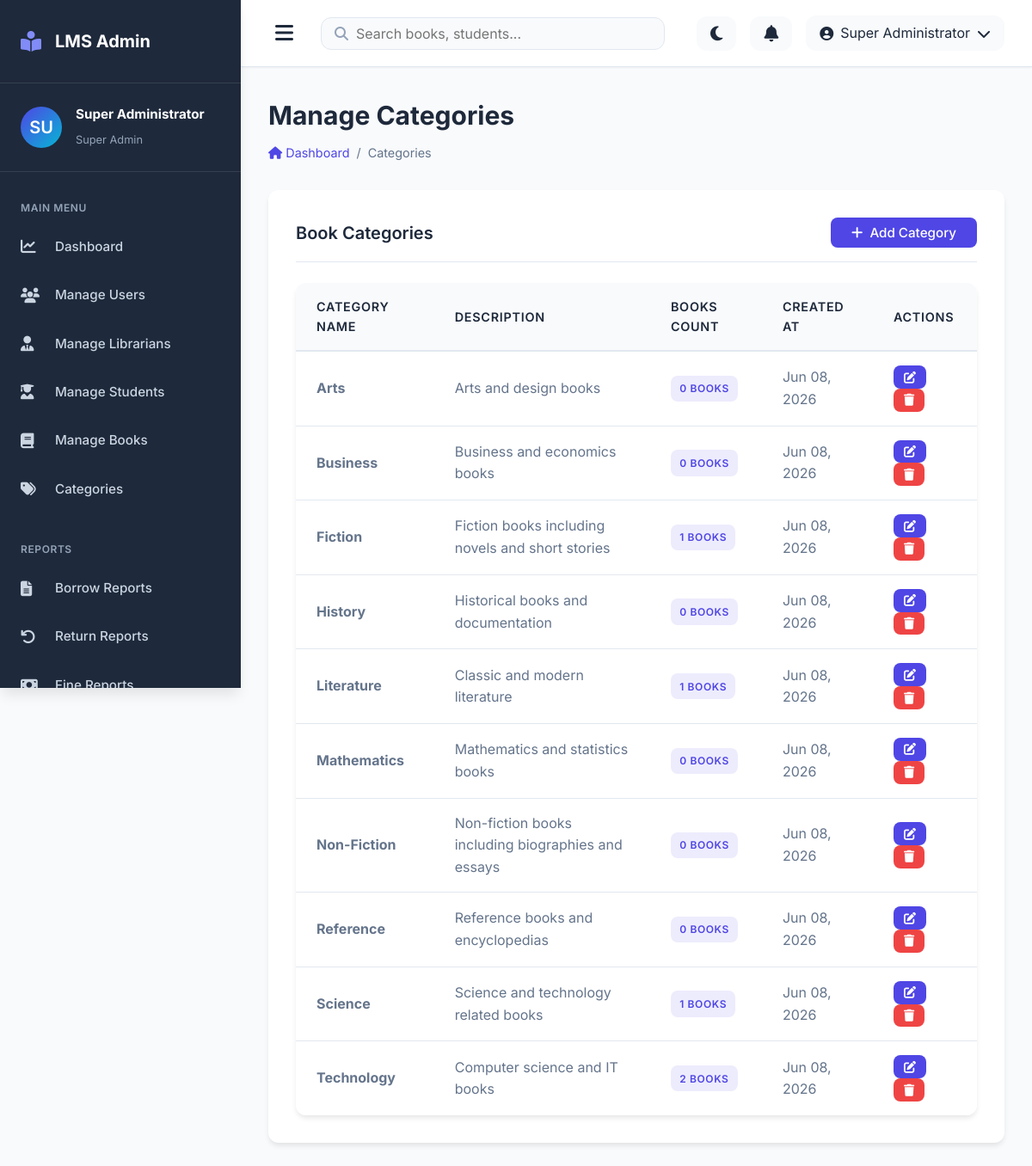
Screenshot of /admin/categories.php (signed in) with the database file from the repository.
### tables this page shows
CREATE TABLE categories (
    id INT PRIMARY KEY AUTO_INCREMENT,
    category_name VARCHAR(100) NOT NULL UNIQUE,
    description TEXT,
    created_at TIMESTAMP DEFAULT CURRENT_TIMESTAMP,
    updated_at TIMESTAMP DEFAULT CURRENT_TIMESTAMP ON UPDATE CURRENT_TIMESTAMP
);

### config/config.php (called while the page is built, shortened)
<?php
function formatDate($date, $format = 'Y-m-d') {
    return date($format, strtotime($date));
}

### admin/categories.php (the view, shortened to what this page needs)
<?php
require_once '../config/config.php';
try {
    $db = getDB();
    $stmt = $db->query("
        SELECT c.*, COUNT(b.id) as book_count
        FROM categories c
        LEFT JOIN books b ON c.id = b.category_id
        GROUP BY c.id
        ORDER BY c.category_name
    ");
    $categories = $stmt->fetchAll();
} catch (PDOException $e) {
    error_log("Fetch categories error: " . $e->getMessage());
    $categories = [];
}
include '../includes/header.php';
include '../includes/sidebar_admin.php';
?>
<div class="main-content">
    <?php include '../includes/navbar.php'; ?>
    <div class="content">
        <div class="page-header">
            <h1 class="page-title">Manage Categories</h1>
            <div class="breadcrumb">
                <a href="<?php echo SITE_URL; ?>/admin/dashboard.php">
                    <i class="fas fa-home"></i> Dashboard
                </a>
                <span>/</span>
                <span>Categories</span>
            </div>
        </div>
        <div class="card">
            <div class="card-header">
                <h3 class="card-title">Book Categories</h3>
                <button class="btn btn-primary" onclick="openModal('addCategoryModal')">
                    <i class="fas fa-plus"></i> Add Category
                </button>
            </div>
            <div class="card-body">
                <?php if (empty($categories)): ?>
                <div class="empty-state">
                    <i class="fas fa-tags"></i>
                    <h3>No Categories Found</h3>
                    <p>Start by adding your first category.</p>
                </div>
                <?php else: ?>
                <div class="table-container">
                    <table class="table">
                        <thead>
                            <tr>
                                <th>Category Name</th>
                                <th>Description</th>
                                <th>Books Count</th>
                                <th>Created At</th>
                                <th>Actions</th>
                            </tr>
                        </thead>
                        <tbody>
                            <?php foreach ($categories as $category): ?>
                            <tr>
                                <td><strong><?php echo htmlspecialchars($category['category_name']); ?></strong></td>
                                <td><?php echo htmlspecialchars($category['description']); ?></td>
                                <td><span class="badge badge-primary"><?php echo $category['book_count']; ?> books</span></td>
                                <td><?php echo formatDate($category['created_at'], 'M d, Y'); ?></td>
                                <td>
                                    <button class="btn btn-sm btn-primary" onclick='editCategory(<?php echo json_encode($category); ?>)'>
                                        <i class="fas fa-edit"></i>
                                    </button>
                                    <button class="btn btn-sm btn-danger" onclick="deleteCategory(<?php echo $category['id']; ?>, '<?php echo htmlspecialchars($category['category_name']); ?>')">
                                        <i class="fas fa-trash"></i>
                                    </button>
                                </td>
                            </tr>
                            <?php endforeach; ?>
                        </tbody>
                    </table>
                </div>
                <?php endif; ?>
            </div>
        </div>
    </div>
</div>
<?php include '../includes/footer.php'; ?>

### assets/css/style.css (style rules this page uses)
:root { --primary-color: #4f46e5; --primary-dark: #4338ca; --primary-light: #818cf8; --secondary-color: #06b6d4; --success-color: #10b981; --danger-color: #ef4444; --warning-color: #f59e0b; --info-color: #3b82f6; --bg-color: #f8fafc; --surface-color: #ffffff; --text-primary: #1e293b; --text-secondary: #64748b; --text-muted: #94a3b8; --border-color: #e2e8f0; --sidebar-bg: #1e293b; --sidebar-text: #cbd5e1; --sidebar-hover: #334155; --sidebar-active: #4f46e5; --shadow-sm: 0 1px 2px 0 rgba(0, 0, 0, 0.05); --shadow-md: 0 4px 6px -1px rgba(0, 0, 0, 0.1); --shadow-lg: 0 10px 15px -3px rgba(0, 0, 0, 0.1); --shadow-xl: 0 20px 25px -5px rgba(0, 0, 0, 0.1); --spacing-xs: 0.25rem; --spacing-sm: 0.5rem; --spacing-md: 1rem; --spacing-lg: 1.5rem; --spacing-xl: 2rem; --spacing-2xl: 3rem; --radius-sm: 0.25rem; --radius-md: 0.5rem; --radius-lg: 0.75rem; --radius-xl: 1rem; --transition-fast: 150ms ease-in-out; --transition-normal: 300ms ease-in-out; --transition-slow: 500ms ease-in-out; }
* { margin: 0; padding: 0; box-sizing: border-box; }
html { font-size: 16px; scroll-behavior: smooth; }
body { font-family: 'Inter', 'Segoe UI', Tahoma, Geneva, Verdana, sans-serif; background-color: var(--bg-color); color: var(--text-primary); line-height: 1.6; transition: background-color var(--transition-normal); overflow-x: hidden; }
a { text-decoration: none; color: inherit; transition: color var(--transition-fast); }
button { cursor: pointer; border: none; outline: none; font-family: inherit; }
.main-content { flex: 1; margin-left: 280px; transition: margin-left var(--transition-normal); }
.content { padding: var(--spacing-xl); }
.page-header { margin-bottom: var(--spacing-xl); }
.page-title { font-size: 1.875rem; font-weight: 700; color: var(--text-primary); margin-bottom: var(--spacing-sm); }
.breadcrumb { display: flex; align-items: center; gap: var(--spacing-sm); color: var(--text-secondary); font-size: 0.9rem; }
.breadcrumb a { color: var(--primary-color); }
.card { background-color: var(--surface-color); border-radius: var(--radius-lg); box-shadow: var(--shadow-md); padding: var(--spacing-xl); margin-bottom: var(--spacing-lg); transition: all var(--transition-fast); }
.card-header { display: flex; align-items: center; justify-content: space-between; margin-bottom: var(--spacing-lg); padding-bottom: var(--spacing-md); border-bottom: 1px solid var(--border-color); }
.card-title { font-size: 1.25rem; font-weight: 600; color: var(--text-primary); }
.card-body { color: var(--text-secondary); }
.btn { display: inline-flex; align-items: center; gap: var(--spacing-sm); padding: var(--spacing-sm) var(--spacing-lg); border-radius: var(--radius-md); font-weight: 500; font-size: 0.95rem; cursor: pointer; transition: all var(--transition-fast); border: none; text-align: center; }
.btn-primary { background-color: var(--primary-color); color: white; }
.btn-danger { background-color: var(--danger-color); color: white; }
.btn-sm { padding: 0.4rem 0.75rem; font-size: 0.875rem; }
.table-container { overflow-x: auto; border-radius: var(--radius-lg); box-shadow: var(--shadow-md); }
.table { width: 100%; border-collapse: collapse; background-color: var(--surface-color); }
.table thead { background-color: var(--bg-color); }
.table th { padding: var(--spacing-md) var(--spacing-lg); text-align: left; font-weight: 600; color: var(--text-primary); font-size: 0.9rem; text-transform: uppercase; letter-spacing: 0.05em; border-bottom: 2px solid var(--border-color); }
.table td { padding: var(--spacing-md) var(--spacing-lg); color: var(--text-secondary); border-bottom: 1px solid var(--border-color); }
.table tbody tr { transition: background-color var(--transition-fast); }
.table tbody tr:last-child td { border-bottom: none; }
.badge { display: inline-block; padding: 0.35rem 0.65rem; font-size: 0.75rem; font-weight: 600; border-radius: var(--radius-md); text-transform: uppercase; letter-spacing: 0.05em; }
.badge-primary { background-color: rgba(79, 70, 229, 0.1); color: var(--primary-color); }

### rows the page displays
categories: category_name "Arts", description "Arts and design books", book_count "0", created_at "Jun 08, 2026"
categories: category_name "Business", description "Business and economics books", book_count "0", created_at "Jun 08, 2026"
categories: category_name "Fiction", description "Fiction books including novels and short stories", book_count "1", created_at "Jun 08, 2026"
categories: category_name "History", description "Historical books and documentation", book_count "0", created_at "Jun 08, 2026"
categories: category_name "Literature", description "Classic and modern literature", book_count "1", created_at "Jun 08, 2026"
categories: category_name "Mathematics", description "Mathematics and statistics books", book_count "0", created_at "Jun 08, 2026"
categories: category_name "Non-Fiction", description "Non-fiction books including biographies and essays", book_count "0", created_at "Jun 08, 2026"
categories: category_name "Reference", description "Reference books and encyclopedias", book_count "0", created_at "Jun 08, 2026"
categories: category_name "Science", description "Science and technology related books", book_count "1", created_at "Jun 08, 2026"
categories: category_name "Technology", description "Computer science and IT books", book_count "2", created_at "Jun 08, 2026"

### other values shown
$userInitials "SU"
$currentUser['full_name'] "Super Administrator"
str_replace('_', ' ', $currentUser['role']) "Super Admin"
